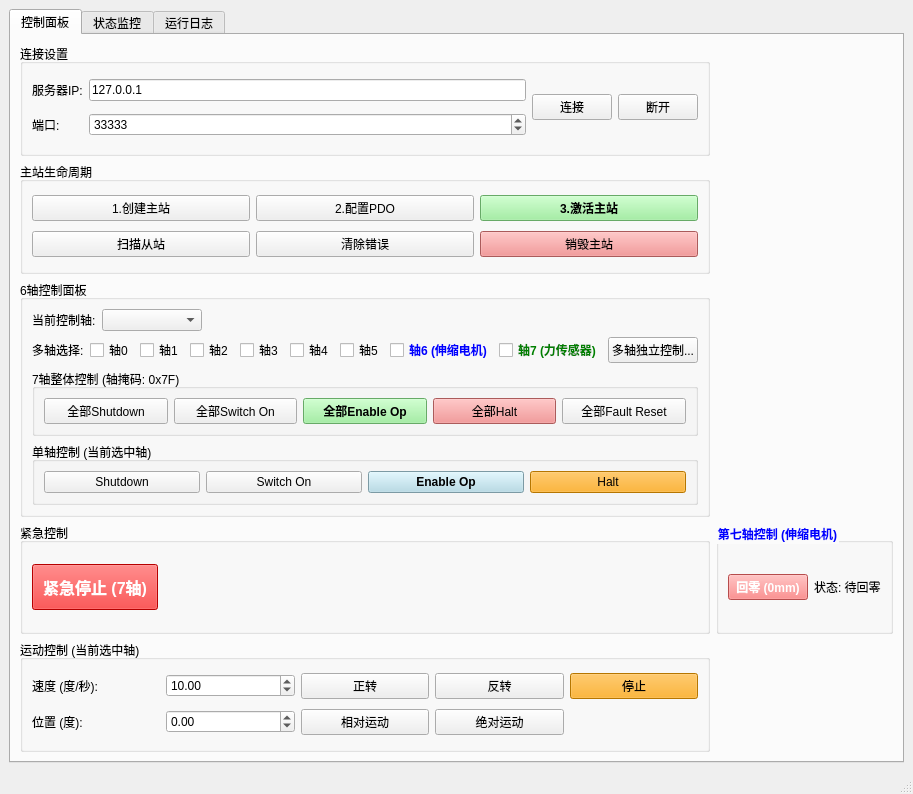
<?xml version="1.0" encoding="UTF-8"?>
<ui version="4.0">
 <class>MainWindow</class>
 <widget class="QMainWindow" name="MainWindow">
  <property name="geometry">
   <rect>
    <x>0</x>
    <y>0</y>
    <width>900</width>
    <height>794</height>
   </rect>
  </property>
  <property name="windowTitle">
   <string>EtherCAT 控制系统</string>
  </property>
  <widget class="QWidget" name="centralwidget">
   <layout class="QVBoxLayout" name="verticalLayout">
    <item>
     <widget class="QTabWidget" name="tabWidget">
      <property name="currentIndex">
       <number>0</number>
      </property>
      <widget class="QWidget" name="controlTab">
       <attribute name="title">
        <string>控制面板</string>
       </attribute>
       <layout class="QGridLayout" name="gridLayout_2">
        <item row="0" column="0">
         <widget class="QGroupBox" name="groupBox">
          <property name="title">
           <string>连接设置</string>
          </property>
          <layout class="QGridLayout" name="gridLayout">
           <item row="0" column="0">
            <widget class="QLabel" name="label">
             <property name="text">
              <string>服务器IP:</string>
             </property>
            </widget>
           </item>
           <item row="0" column="1">
            <widget class="QLineEdit" name="txtServerIP">
             <property name="text">
              <string>127.0.0.1</string>
             </property>
            </widget>
           </item>
           <item row="1" column="0">
            <widget class="QLabel" name="label_2">
             <property name="text">
              <string>端口:</string>
             </property>
            </widget>
           </item>
           <item row="1" column="1">
            <widget class="QSpinBox" name="spinServerPort">
             <property name="minimum">
              <number>1</number>
             </property>
             <property name="maximum">
              <number>65535</number>
             </property>
             <property name="value">
              <number>33333</number>
             </property>
            </widget>
           </item>
           <item row="0" column="2" rowspan="2">
            <widget class="QPushButton" name="btnConnect">
             <property name="text">
              <string>连接</string>
             </property>
            </widget>
           </item>
           <item row="0" column="3" rowspan="2">
            <widget class="QPushButton" name="btnDisconnect">
             <property name="text">
              <string>断开</string>
             </property>
            </widget>
           </item>
          </layout>
         </widget>
        </item>
        <item row="1" column="0">
         <widget class="QGroupBox" name="groupBox_2">
          <property name="title">
           <string>主站生命周期</string>
          </property>
          <layout class="QGridLayout" name="gridLayout_3">
           <item row="0" column="0">
            <widget class="QPushButton" name="btnCreateMaster">
             <property name="text">
              <string>1.创建主站</string>
             </property>
            </widget>
           </item>
           <item row="0" column="1">
            <widget class="QPushButton" name="btnConfigurePDO">
             <property name="text">
              <string>2.配置PDO</string>
             </property>
            </widget>
           </item>
           <item row="0" column="2">
            <widget class="QPushButton" name="btnActivateMaster">
             <property name="styleSheet">
              <string notr="true">background-color: lightgreen; font-weight: bold;</string>
             </property>
             <property name="text">
              <string>3.激活主站</string>
             </property>
            </widget>
           </item>
           <item row="1" column="0">
            <widget class="QPushButton" name="btnScanSlaves">
             <property name="text">
              <string>扫描从站</string>
             </property>
            </widget>
           </item>
           <item row="1" column="1">
            <widget class="QPushButton" name="btnClearErrors">
             <property name="text">
              <string>清除错误</string>
             </property>
            </widget>
           </item>
           <item row="1" column="2">
            <widget class="QPushButton" name="btnDestroyMaster">
             <property name="styleSheet">
              <string notr="true">background-color: lightcoral;</string>
             </property>
             <property name="text">
              <string>销毁主站</string>
             </property>
            </widget>
           </item>
          </layout>
         </widget>
        </item>
        <item row="2" column="0">
         <widget class="QGroupBox" name="groupBox_6axis">
          <property name="title">
           <string>6轴控制面板</string>
          </property>
          <layout class="QVBoxLayout" name="verticalLayout6Axis">
           <item>
            <layout class="QHBoxLayout" name="horizontalLayoutAxisSelect">
             <item>
              <widget class="QLabel" name="lblCurrentAxis">
               <property name="text">
                <string>当前控制轴:</string>
               </property>
              </widget>
             </item>
             <item>
              <widget class="QComboBox" name="comboCurrentAxis">
               <property name="minimumSize">
                <size>
                 <width>100</width>
                 <height>0</height>
                </size>
               </property>
              </widget>
             </item>
             <item>
              <spacer name="horizontalSpacerAxis">
               <property name="orientation">
                <enum>Qt::Horizontal</enum>
               </property>
               <property name="sizeHint" stdset="0">
                <size>
                 <width>0</width>
                 <height>0</height>
                </size>
               </property>
              </spacer>
             </item>
            </layout>
           </item>
           <item>
            <layout class="QHBoxLayout" name="horizontalLayoutMultiAxis">
             <item>
              <widget class="QLabel" name="labelMultiAxis">
               <property name="text">
                <string>多轴选择:</string>
               </property>
              </widget>
             </item>
             <item>
              <widget class="QCheckBox" name="chkAxis0">
               <property name="text">
                <string>轴0</string>
               </property>
              </widget>
             </item>
             <item>
              <widget class="QCheckBox" name="chkAxis1">
               <property name="text">
                <string>轴1</string>
               </property>
              </widget>
             </item>
             <item>
              <widget class="QCheckBox" name="chkAxis2">
               <property name="text">
                <string>轴2</string>
               </property>
              </widget>
             </item>
             <item>
              <widget class="QCheckBox" name="chkAxis3">
               <property name="text">
                <string>轴3</string>
               </property>
              </widget>
             </item>
             <item>
              <widget class="QCheckBox" name="chkAxis4">
               <property name="text">
                <string>轴4</string>
               </property>
              </widget>
             </item>
             <item>
              <widget class="QCheckBox" name="chkAxis5">
               <property name="text">
                <string>轴5</string>
               </property>
              </widget>
             </item>
             <item>
              <widget class="QCheckBox" name="chkAxis6">
               <property name="text">
                <string>轴6 (伸缩电机)</string>
               </property>
               <property name="styleSheet">
                <string notr="true">color: blue; font-weight: bold;</string>
               </property>
              </widget>
             </item>
             <item>
              <widget class="QCheckBox" name="chkAxis7">
               <property name="text">
                <string>轴7 (力传感器)</string>
               </property>
               <property name="styleSheet">
                <string notr="true">color: green; font-weight: bold;</string>
               </property>
              </widget>
             </item>
             <item>
              <widget class="QPushButton" name="btnMultiAxisControl">
               <property name="text">
                <string>多轴独立控制...</string>
               </property>
              </widget>
             </item>
             <item>
              <spacer name="horizontalSpacerMultiAxis">
               <property name="orientation">
                <enum>Qt::Horizontal</enum>
               </property>
               <property name="sizeHint" stdset="0">
                <size>
                 <width>0</width>
                 <height>0</height>
                </size>
               </property>
              </spacer>
             </item>
            </layout>
           </item>
           <item>
            <widget class="QGroupBox" name="groupBoxAllAxes">
             <property name="title">
              <string>7轴整体控制 (轴掩码: 0x7F)</string>
             </property>
             <layout class="QHBoxLayout" name="horizontalLayoutAllAxes">
              <item>
               <widget class="QPushButton" name="btnAllShutdown">
                <property name="toolTip">
                 <string>发送0x0006到所有7个轴</string>
                </property>
                <property name="text">
                 <string>全部Shutdown</string>
                </property>
               </widget>
              </item>
              <item>
               <widget class="QPushButton" name="btnAllSwitchOn">
                <property name="toolTip">
                 <string>发送0x0007到所有7个轴</string>
                </property>
                <property name="text">
                 <string>全部Switch On</string>
                </property>
               </widget>
              </item>
              <item>
               <widget class="QPushButton" name="btnAllEnableOp">
                <property name="toolTip">
                 <string>发送0x000F到所有7个轴</string>
                </property>
                <property name="styleSheet">
                 <string notr="true">background-color: lightgreen; font-weight: bold;</string>
                </property>
                <property name="text">
                 <string>全部Enable Op</string>
                </property>
               </widget>
              </item>
              <item>
               <widget class="QPushButton" name="btnAllHalt">
                <property name="toolTip">
                 <string>发送0x0000到所有7个轴</string>
                </property>
                <property name="styleSheet">
                 <string notr="true">background-color: lightcoral;</string>
                </property>
                <property name="text">
                 <string>全部Halt</string>
                </property>
               </widget>
              </item>
              <item>
               <widget class="QPushButton" name="btnAllFaultReset">
                <property name="toolTip">
                 <string>发送0x0080到所有6个轴</string>
                </property>
                <property name="text">
                 <string>全部Fault Reset</string>
                </property>
               </widget>
              </item>
             </layout>
            </widget>
           </item>
           <item>
            <widget class="QGroupBox" name="groupBoxSingleAxis">
             <property name="title">
              <string>单轴控制 (当前选中轴)</string>
             </property>
             <layout class="QHBoxLayout" name="horizontalLayoutSingleAxis">
              <item>
               <widget class="QPushButton" name="btnAxisShutdown">
                <property name="text">
                 <string>Shutdown</string>
                </property>
               </widget>
              </item>
              <item>
               <widget class="QPushButton" name="btnAxisSwitchOn">
                <property name="text">
                 <string>Switch On</string>
                </property>
               </widget>
              </item>
              <item>
               <widget class="QPushButton" name="btnAxisEnableOp">
                <property name="styleSheet">
                 <string notr="true">background-color: lightblue; font-weight: bold;</string>
                </property>
                <property name="text">
                 <string>Enable Op</string>
                </property>
               </widget>
              </item>
              <item>
               <widget class="QPushButton" name="btnAxisHalt">
                <property name="styleSheet">
                 <string notr="true">background-color: orange;</string>
                </property>
                <property name="text">
                 <string>Halt</string>
                </property>
               </widget>
              </item>
             </layout>
            </widget>
           </item>
          </layout>
         </widget>
        </item>
        <item row="3" column="0">
         <widget class="QGroupBox" name="groupBox_3">
          <property name="title">
           <string>紧急控制</string>
          </property>
          <layout class="QHBoxLayout" name="horizontalLayout">
           <item>
            <widget class="QPushButton" name="btnEmergencyStop">
             <property name="styleSheet">
              <string notr="true">background-color: red; color: white; font-weight: bold; font-size: 16px; padding: 10px;</string>
             </property>
             <property name="text">
              <string>紧急停止 (7轴)</string>
             </property>
            </widget>
           </item>
           <item>
            <spacer name="horizontalSpacer">
             <property name="orientation">
              <enum>Qt::Horizontal</enum>
             </property>
             <property name="sizeHint" stdset="0">
              <size>
               <width>0</width>
               <height>0</height>
              </size>
             </property>
            </spacer>
           </item>
          </layout>
         </widget>
        </item>
        <item row="3" column="1">
         <widget class="QGroupBox" name="groupBoxAxis7">
          <property name="title">
           <string>第七轴控制 (伸缩电机)</string>
          </property>
          <property name="styleSheet">
           <string notr="true">QGroupBox { color: blue; font-weight: bold; }</string>
          </property>
          <layout class="QHBoxLayout" name="horizontalLayoutAxis7">
           <item>
            <widget class="QPushButton" name="btnAxis7Homing">
             <property name="toolTip">
              <string>第七轴回零：回到0mm位置（单圈编码器需回零）</string>
             </property>
             <property name="styleSheet">
              <string notr="true">background-color: #ff6b6b; color: white; font-weight: bold;</string>
             </property>
             <property name="text">
              <string>回零 (0mm)</string>
             </property>
            </widget>
           </item>
           <item>
            <widget class="QLabel" name="labelAxis7Status">
             <property name="text">
              <string>状态: 待回零</string>
             </property>
            </widget>
           </item>
           <item>
            <spacer name="horizontalSpacerAxis7">
             <property name="orientation">
              <enum>Qt::Horizontal</enum>
             </property>
             <property name="sizeHint" stdset="0">
              <size>
               <width>0</width>
               <height>0</height>
              </size>
             </property>
            </spacer>
           </item>
          </layout>
         </widget>
        </item>
        <item row="4" column="0">
         <widget class="QGroupBox" name="groupBox_4">
          <property name="title">
           <string>运动控制 (当前选中轴)</string>
          </property>
          <layout class="QGridLayout" name="gridLayout_4">
           <item row="0" column="0">
            <widget class="QLabel" name="label_3">
             <property name="text">
              <string>速度 (度/秒):</string>
             </property>
            </widget>
           </item>
           <item row="0" column="1">
            <widget class="QDoubleSpinBox" name="spinVelocity">
             <property name="minimum">
              <double>-360.000000000000000</double>
             </property>
             <property name="maximum">
              <double>360.000000000000000</double>
             </property>
             <property name="value">
              <double>10.000000000000000</double>
             </property>
            </widget>
           </item>
           <item row="0" column="2">
            <widget class="QPushButton" name="btnJogPositive">
             <property name="text">
              <string>正转</string>
             </property>
            </widget>
           </item>
           <item row="0" column="3">
            <widget class="QPushButton" name="btnJogNegative">
             <property name="text">
              <string>反转</string>
             </property>
            </widget>
           </item>
           <item row="0" column="4">
            <widget class="QPushButton" name="btnStopMotion">
             <property name="styleSheet">
              <string notr="true">background-color: orange;</string>
             </property>
             <property name="text">
              <string>停止</string>
             </property>
            </widget>
           </item>
           <item row="1" column="0">
            <widget class="QLabel" name="label_4">
             <property name="text">
              <string>位置 (度):</string>
             </property>
            </widget>
           </item>
           <item row="1" column="1">
            <widget class="QDoubleSpinBox" name="spinPosition">
             <property name="minimum">
              <double>-360.000000000000000</double>
             </property>
             <property name="maximum">
              <double>360.000000000000000</double>
             </property>
            </widget>
           </item>
           <item row="1" column="2">
            <widget class="QPushButton" name="btnMoveRelative">
             <property name="text">
              <string>相对运动</string>
             </property>
            </widget>
           </item>
           <item row="1" column="3">
            <widget class="QPushButton" name="btnMoveAbsolute">
             <property name="text">
              <string>绝对运动</string>
             </property>
            </widget>
           </item>
          </layout>
         </widget>
        </item>
       </layout>
      </widget>
      <widget class="QWidget" name="statusTab">
       <attribute name="title">
        <string>状态监控</string>
       </attribute>
       <layout class="QVBoxLayout" name="verticalLayout_2"/>
      </widget>
      <widget class="QWidget" name="logTab">
       <attribute name="title">
        <string>运行日志</string>
       </attribute>
       <layout class="QVBoxLayout" name="verticalLayout_3">
        <item>
         <widget class="QPlainTextEdit" name="txtLog">
          <property name="readOnly">
           <bool>true</bool>
          </property>
         </widget>
        </item>
        <item>
         <layout class="QHBoxLayout" name="horizontalLayout_2">
          <item>
           <widget class="QPushButton" name="btnClearLog">
            <property name="text">
             <string>清空日志</string>
            </property>
           </widget>
          </item>
          <item>
           <spacer name="horizontalSpacer_2">
            <property name="orientation">
             <enum>Qt::Horizontal</enum>
            </property>
            <property name="sizeHint" stdset="0">
             <size>
              <width>0</width>
              <height>0</height>
             </size>
            </property>
           </spacer>
          </item>
         </layout>
        </item>
       </layout>
      </widget>
     </widget>
    </item>
   </layout>
  </widget>
  <widget class="QStatusBar" name="statusbar"/>
 </widget>
 <resources/>
 <connections/>
</ui>
